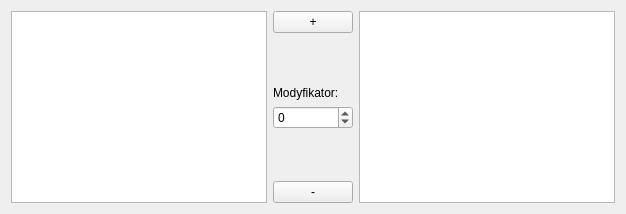
        <widget class="QWidget" name="tab_2" >
         <attribute name="title" >
          <string>Umiejętności</string>
         </attribute>
         <layout class="QGridLayout" >
          <item row="0" column="0" >
           <layout class="QHBoxLayout" >
            <item>
             <widget class="QListWidget" name="SkillList" >
              <property name="selectionRectVisible" >
               <bool>true</bool>
              </property>
              <property name="sortingEnabled" >
               <bool>true</bool>
              </property>
             </widget>
            </item>
            <item>
             <layout class="QVBoxLayout" >
              <item>
               <widget class="QPushButton" name="SkillAdd" >
                <property name="text" >
                 <string>+</string>
                </property>
               </widget>
              </item>
              <item>
               <spacer>
                <property name="orientation" >
                 <enum>Qt::Vertical</enum>
                </property>
                <property name="sizeHint" >
                 <size>
                  <width>20</width>
                  <height>40</height>
                 </size>
                </property>
               </spacer>
              </item>
              <item>
               <widget class="QLabel" name="label" >
                <property name="text" >
                 <string>Modyfikator:</string>
                </property>
               </widget>
              </item>
              <item>
               <widget class="QSpinBox" name="SkillMod" >
                <property name="minimum" >
                 <number>-9</number>
                </property>
                <property name="maximum" >
                 <number>10</number>
                </property>
               </widget>
              </item>
              <item>
               <spacer>
                <property name="orientation" >
                 <enum>Qt::Vertical</enum>
                </property>
                <property name="sizeHint" >
                 <size>
                  <width>20</width>
                  <height>40</height>
                 </size>
                </property>
               </spacer>
              </item>
              <item>
               <widget class="QPushButton" name="SkillDel" >
                <property name="text" >
                 <string>-</string>
                </property>
               </widget>
              </item>
             </layout>
            </item>
            <item>
             <widget class="QListWidget" name="SkillAdded" >
              <property name="sortingEnabled" >
               <bool>true</bool>
              </property>
             </widget>
            </item>
           </layout>
          </item>
         </layout>
        </widget>
